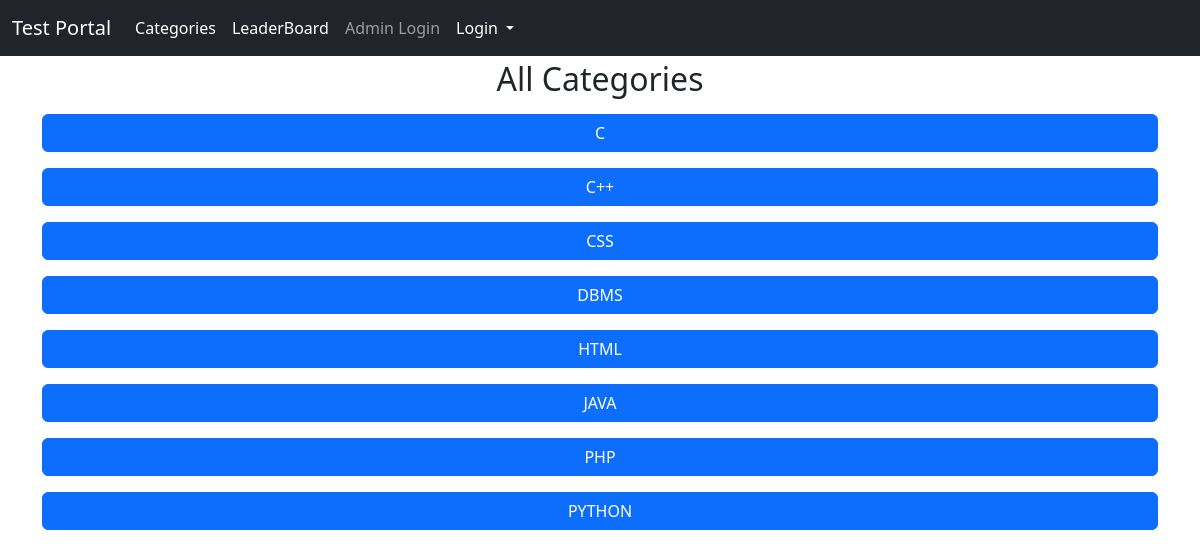
/all_category, run on the app's committed database.
### main/models.py (models this page shows, shortened)
class mock_Category(models.Model):
    title=models.CharField(max_length=100)
    class Meta:
        verbose_name_plural='Category'

### main/views.py (the view)
# urls.py: path('all_category',views.all_category,name="all_category"),
def all_category(request):
    catData=models.mock_Category.objects.all().order_by('title')
    return render(request,'all_category.html',{'data':catData})

### main/templates/all_category.html (shortened to what this page needs)
{% extends 'base.html'%}
{% block body%}
<div class="container my-1">
  <h2 class="text-center">All Categories</h2>
{% for category in data%}
<a href="{% url 'category_question' category.id%}">
<div class="d-grid gap-2 my-3">
  <button class="btn btn-primary" type="button">{{category.title}}</button>
</div>
{% endfor %}
</div>
{% endblock body%}

### data on the page
mock_Category: title "C"
mock_Category: title "C++"
mock_Category: title "CSS"
mock_Category: title "DBMS"
mock_Category: title "HTML"
mock_Category: title "JAVA"
mock_Category: title "PHP"
mock_Category: title "PYTHON"
